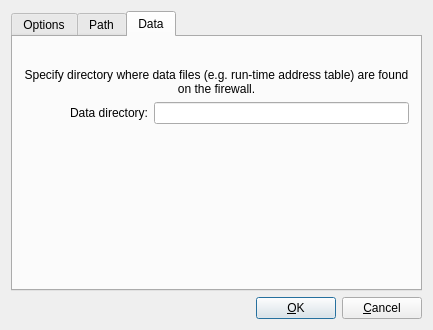
<?xml version="1.0" encoding="UTF-8"?>
<ui version="4.0">
 <class>openbsdAdvancedDialog_q</class>
 <widget class="QDialog" name="openbsdAdvancedDialog_q">
  <property name="windowModality">
   <enum>Qt::WindowModal</enum>
  </property>
  <property name="geometry">
   <rect>
    <x>0</x>
    <y>0</y>
    <width>433</width>
    <height>330</height>
   </rect>
  </property>
  <property name="windowTitle">
   <string>OpenBSD: advanced settings</string>
  </property>
  <layout class="QGridLayout">
   <property name="margin">
    <number>11</number>
   </property>
   <item row="0" column="0">
    <widget class="QTabWidget" name="tabWidget">
     <property name="currentIndex">
      <number>2</number>
     </property>
     <widget class="QWidget" name="tab0">
      <attribute name="title">
       <string>Options</string>
      </attribute>
      <layout class="QGridLayout">
       <item row="0" column="0">
        <spacer>
         <property name="orientation">
          <enum>Qt::Vertical</enum>
         </property>
         <property name="sizeType">
          <enum>QSizePolicy::Fixed</enum>
         </property>
         <property name="sizeHint" stdset="0">
          <size>
           <width>20</width>
           <height>20</height>
          </size>
         </property>
        </spacer>
       </item>
       <item row="1" column="0">
        <widget class="QLabel" name="label534">
         <property name="text">
          <string>IPv4 Packet forwarding</string>
         </property>
         <property name="alignment">
          <set>Qt::AlignCenter</set>
         </property>
         <property name="wordWrap">
          <bool>false</bool>
         </property>
        </widget>
       </item>
       <item row="1" column="1">
        <widget class="QComboBox" name="openbsd_ip_forward">
         <property name="currentIndex">
          <number>0</number>
         </property>
         <item>
          <property name="text">
           <string>No change</string>
          </property>
         </item>
         <item>
          <property name="text">
           <string>On</string>
          </property>
         </item>
         <item>
          <property name="text">
           <string>Off</string>
          </property>
         </item>
        </widget>
       </item>
       <item row="1" column="2">
        <spacer>
         <property name="orientation">
          <enum>Qt::Horizontal</enum>
         </property>
         <property name="sizeType">
          <enum>QSizePolicy::Expanding</enum>
         </property>
         <property name="sizeHint" stdset="0">
          <size>
           <width>40</width>
           <height>20</height>
          </size>
         </property>
        </spacer>
       </item>
       <item row="2" column="0">
        <widget class="QLabel" name="label534_2">
         <property name="text">
          <string>IPv6 Packet forwarding</string>
         </property>
         <property name="alignment">
          <set>Qt::AlignCenter</set>
         </property>
         <property name="wordWrap">
          <bool>false</bool>
         </property>
        </widget>
       </item>
       <item row="2" column="1">
        <widget class="QComboBox" name="openbsd_ipv6_forward">
         <property name="currentIndex">
          <number>0</number>
         </property>
         <item>
          <property name="text">
           <string>No change</string>
          </property>
         </item>
         <item>
          <property name="text">
           <string>On</string>
          </property>
         </item>
         <item>
          <property name="text">
           <string>Off</string>
          </property>
         </item>
        </widget>
       </item>
       <item row="3" column="0">
        <widget class="QLabel" name="label536">
         <property name="text">
          <string>Enable directed broadcast</string>
         </property>
         <property name="alignment">
          <set>Qt::AlignCenter</set>
         </property>
         <property name="wordWrap">
          <bool>false</bool>
         </property>
        </widget>
       </item>
       <item row="3" column="1">
        <widget class="QComboBox" name="openbsd_ip_directed_broadcast">
         <item>
          <property name="text">
           <string>No change</string>
          </property>
         </item>
         <item>
          <property name="text">
           <string>On</string>
          </property>
         </item>
         <item>
          <property name="text">
           <string>Off</string>
          </property>
         </item>
        </widget>
       </item>
       <item row="4" column="0">
        <widget class="QLabel" name="label538">
         <property name="text">
          <string>Forward source routed packets</string>
         </property>
         <property name="alignment">
          <set>Qt::AlignCenter</set>
         </property>
         <property name="wordWrap">
          <bool>false</bool>
         </property>
        </widget>
       </item>
       <item row="4" column="1">
        <widget class="QComboBox" name="openbsd_ip_sourceroute">
         <item>
          <property name="text">
           <string>No change</string>
          </property>
         </item>
         <item>
          <property name="text">
           <string>On</string>
          </property>
         </item>
         <item>
          <property name="text">
           <string>Off</string>
          </property>
         </item>
        </widget>
       </item>
       <item row="5" column="0">
        <widget class="QLabel" name="label539">
         <property name="text">
          <string>Generate ICMP redirects</string>
         </property>
         <property name="alignment">
          <set>Qt::AlignCenter</set>
         </property>
         <property name="wordWrap">
          <bool>false</bool>
         </property>
        </widget>
       </item>
       <item row="5" column="1">
        <widget class="QComboBox" name="openbsd_ip_redirect">
         <item>
          <property name="text">
           <string>No change</string>
          </property>
         </item>
         <item>
          <property name="text">
           <string>On</string>
          </property>
         </item>
         <item>
          <property name="text">
           <string>Off</string>
          </property>
         </item>
        </widget>
       </item>
       <item row="6" column="0">
        <spacer>
         <property name="orientation">
          <enum>Qt::Horizontal</enum>
         </property>
         <property name="sizeType">
          <enum>QSizePolicy::Fixed</enum>
         </property>
         <property name="sizeHint" stdset="0">
          <size>
           <width>231</width>
           <height>20</height>
          </size>
         </property>
        </spacer>
       </item>
       <item row="6" column="1">
        <spacer>
         <property name="orientation">
          <enum>Qt::Vertical</enum>
         </property>
         <property name="sizeType">
          <enum>QSizePolicy::Expanding</enum>
         </property>
         <property name="sizeHint" stdset="0">
          <size>
           <width>93</width>
           <height>51</height>
          </size>
         </property>
        </spacer>
       </item>
      </layout>
     </widget>
     <widget class="QWidget" name="tab1">
      <attribute name="title">
       <string>Path</string>
      </attribute>
      <layout class="QGridLayout">
       <property name="margin">
        <number>6</number>
       </property>
       <item row="1" column="1">
        <widget class="QLabel" name="label575">
         <property name="text">
          <string>pfctl:</string>
         </property>
         <property name="alignment">
          <set>Qt::AlignCenter</set>
         </property>
         <property name="wordWrap">
          <bool>false</bool>
         </property>
        </widget>
       </item>
       <item row="1" column="2">
        <widget class="QLineEdit" name="openbsd_path_pfctl">
         <property name="minimumSize">
          <size>
           <width>200</width>
           <height>0</height>
          </size>
         </property>
        </widget>
       </item>
       <item row="2" column="2">
        <widget class="QLineEdit" name="openbsd_path_sysctl">
         <property name="minimumSize">
          <size>
           <width>200</width>
           <height>0</height>
          </size>
         </property>
        </widget>
       </item>
       <item row="2" column="1">
        <widget class="QLabel" name="label582">
         <property name="text">
          <string>sysctl:</string>
         </property>
         <property name="alignment">
          <set>Qt::AlignCenter</set>
         </property>
         <property name="wordWrap">
          <bool>false</bool>
         </property>
        </widget>
       </item>
       <item row="0" column="0" colspan="4">
        <widget class="QLabel" name="label574">
         <property name="text">
          <string>Specify directory path and a file name for the following utilities on the OS your firewall machine is running. Leave these empty if you want to use default values.</string>
         </property>
         <property name="alignment">
          <set>Qt::AlignCenter</set>
         </property>
         <property name="wordWrap">
          <bool>true</bool>
         </property>
        </widget>
       </item>
       <item row="3" column="2">
        <spacer>
         <property name="orientation">
          <enum>Qt::Vertical</enum>
         </property>
         <property name="sizeType">
          <enum>QSizePolicy::Expanding</enum>
         </property>
         <property name="sizeHint" stdset="0">
          <size>
           <width>20</width>
           <height>40</height>
          </size>
         </property>
        </spacer>
       </item>
       <item row="1" column="3">
        <spacer>
         <property name="orientation">
          <enum>Qt::Horizontal</enum>
         </property>
         <property name="sizeType">
          <enum>QSizePolicy::Expanding</enum>
         </property>
         <property name="sizeHint" stdset="0">
          <size>
           <width>40</width>
           <height>20</height>
          </size>
         </property>
        </spacer>
       </item>
       <item row="1" column="0">
        <spacer>
         <property name="orientation">
          <enum>Qt::Horizontal</enum>
         </property>
         <property name="sizeType">
          <enum>QSizePolicy::Expanding</enum>
         </property>
         <property name="sizeHint" stdset="0">
          <size>
           <width>40</width>
           <height>20</height>
          </size>
         </property>
        </spacer>
       </item>
      </layout>
     </widget>
     <widget class="QWidget" name="tab">
      <attribute name="title">
       <string>Data</string>
      </attribute>
      <layout class="QGridLayout" name="gridLayout">
       <item row="0" column="1">
        <spacer name="spacer">
         <property name="orientation">
          <enum>Qt::Vertical</enum>
         </property>
         <property name="sizeType">
          <enum>QSizePolicy::Fixed</enum>
         </property>
         <property name="sizeHint" stdset="0">
          <size>
           <width>20</width>
           <height>20</height>
          </size>
         </property>
        </spacer>
       </item>
       <item row="1" column="0" colspan="3">
        <widget class="QLabel" name="label456_2">
         <property name="text">
          <string>Specify directory where data files (e.g. run-time address table) are found on the firewall.</string>
         </property>
         <property name="alignment">
          <set>Qt::AlignCenter</set>
         </property>
         <property name="wordWrap">
          <bool>true</bool>
         </property>
        </widget>
       </item>
       <item row="2" column="0">
        <widget class="QLabel" name="label453_3">
         <property name="text">
          <string>Data directory:</string>
         </property>
         <property name="alignment">
          <set>Qt::AlignRight|Qt::AlignTrailing|Qt::AlignVCenter</set>
         </property>
         <property name="wordWrap">
          <bool>false</bool>
         </property>
        </widget>
       </item>
       <item row="2" column="1" colspan="2">
        <widget class="QLineEdit" name="openbsd_data_dir">
         <property name="minimumSize">
          <size>
           <width>200</width>
           <height>0</height>
          </size>
         </property>
        </widget>
       </item>
       <item row="3" column="2">
        <spacer name="verticalSpacer_3">
         <property name="orientation">
          <enum>Qt::Vertical</enum>
         </property>
         <property name="sizeHint" stdset="0">
          <size>
           <width>20</width>
           <height>118</height>
          </size>
         </property>
        </spacer>
       </item>
      </layout>
     </widget>
    </widget>
   </item>
   <item row="1" column="0">
    <layout class="QHBoxLayout">
     <item>
      <spacer>
       <property name="orientation">
        <enum>Qt::Horizontal</enum>
       </property>
       <property name="sizeType">
        <enum>QSizePolicy::Expanding</enum>
       </property>
       <property name="sizeHint" stdset="0">
        <size>
         <width>20</width>
         <height>20</height>
        </size>
       </property>
      </spacer>
     </item>
     <item>
      <widget class="QPushButton" name="buttonOk">
       <property name="text">
        <string>&amp;OK</string>
       </property>
       <property name="shortcut">
        <string/>
       </property>
       <property name="autoDefault">
        <bool>true</bool>
       </property>
       <property name="default">
        <bool>true</bool>
       </property>
      </widget>
     </item>
     <item>
      <widget class="QPushButton" name="buttonCancel">
       <property name="text">
        <string>&amp;Cancel</string>
       </property>
       <property name="shortcut">
        <string/>
       </property>
       <property name="autoDefault">
        <bool>true</bool>
       </property>
      </widget>
     </item>
    </layout>
   </item>
  </layout>
 </widget>
 <layoutdefault spacing="6" margin="11"/>
 <tabstops>
  <tabstop>tabWidget</tabstop>
  <tabstop>openbsd_ip_forward</tabstop>
  <tabstop>openbsd_ipv6_forward</tabstop>
  <tabstop>openbsd_ip_directed_broadcast</tabstop>
  <tabstop>openbsd_ip_sourceroute</tabstop>
  <tabstop>openbsd_ip_redirect</tabstop>
  <tabstop>openbsd_path_pfctl</tabstop>
  <tabstop>openbsd_path_sysctl</tabstop>
  <tabstop>buttonOk</tabstop>
  <tabstop>buttonCancel</tabstop>
 </tabstops>
 <resources/>
 <connections>
  <connection>
   <sender>buttonOk</sender>
   <signal>clicked()</signal>
   <receiver>openbsdAdvancedDialog_q</receiver>
   <slot>accept()</slot>
   <hints>
    <hint type="sourcelabel">
     <x>20</x>
     <y>20</y>
    </hint>
    <hint type="destinationlabel">
     <x>20</x>
     <y>20</y>
    </hint>
   </hints>
  </connection>
  <connection>
   <sender>buttonCancel</sender>
   <signal>clicked()</signal>
   <receiver>openbsdAdvancedDialog_q</receiver>
   <slot>reject()</slot>
   <hints>
    <hint type="sourcelabel">
     <x>20</x>
     <y>20</y>
    </hint>
    <hint type="destinationlabel">
     <x>20</x>
     <y>20</y>
    </hint>
   </hints>
  </connection>
 </connections>
</ui>
